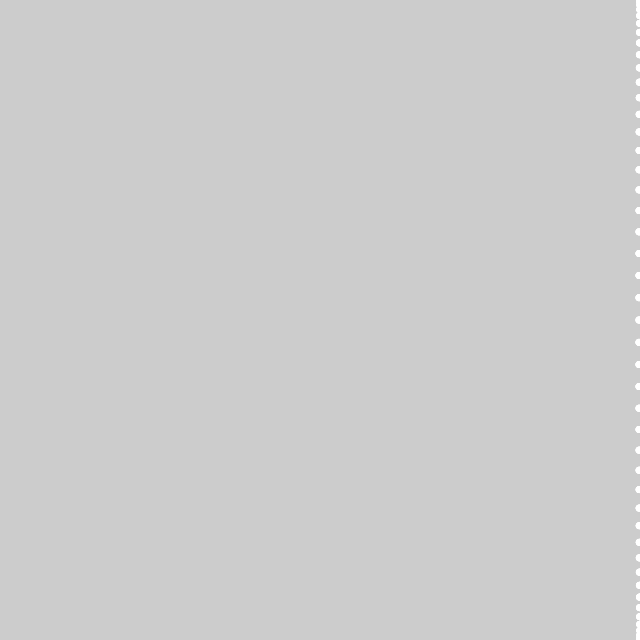
Frame 1 (no input)
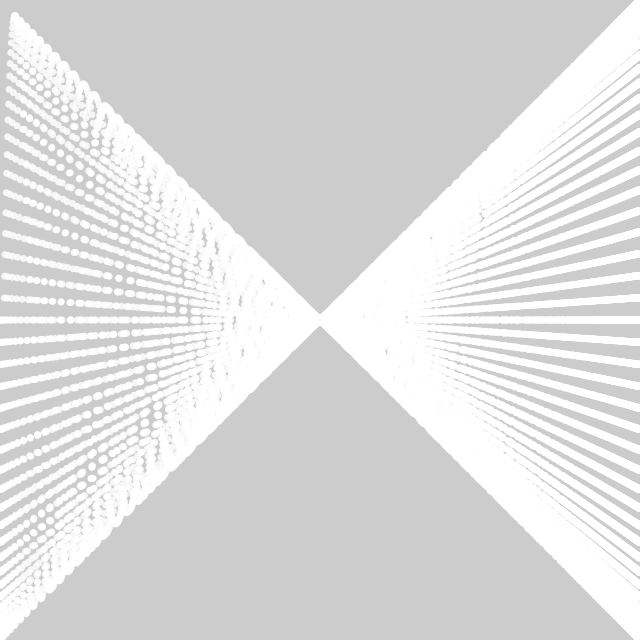
Frame 60 (the mouse pressed at the canvas centre just before this capture)
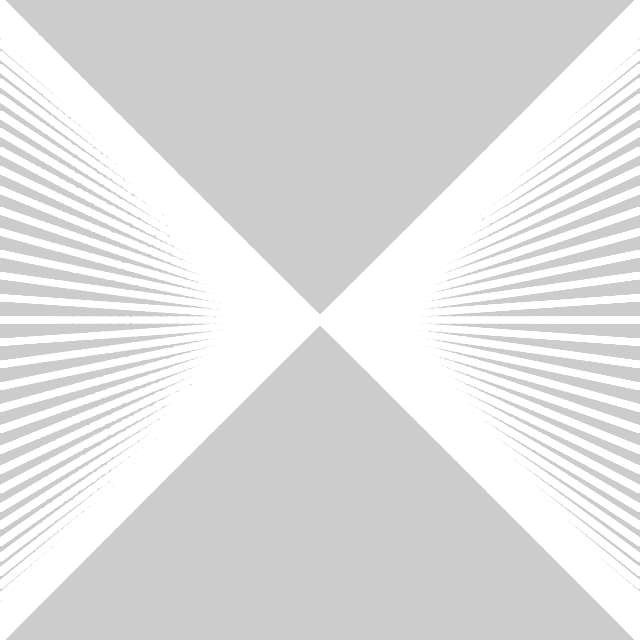
Frame 120 (the mouse held since frame 60 and released just before this capture)

The Processing sketch that drew these frames (run headless with seeded random() and noise(); from frame 60 on, the mouse is pressed at the canvas centre):

// Processing sketch: day055
// ── day055.pde
float r, t, R=320;
void setup() {
  size(640, 640);
  fill(-1, 210);
  noStroke();
}
void draw() {
  clear();
  for (t=0; t<TAU*6; t+=PI/45)
    circle(R*cos(r/6*t)+cos(t)+R, R*cos(r/6*t)*sin(t)+R, 7);
  r+=PI/360;
}
